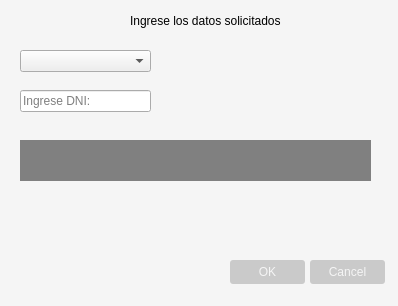
<?xml version="1.0" encoding="UTF-8"?>
<ui version="4.0">
 <class>Dialog</class>
 <widget class="QDialog" name="Dialog">
  <property name="geometry">
   <rect>
    <x>0</x>
    <y>0</y>
    <width>398</width>
    <height>306</height>
   </rect>
  </property>
  <property name="windowTitle">
   <string>Dialog</string>
  </property>
  <property name="styleSheet">
   <string notr="true">QDialog{
background-color:whitesmoke;
border:solid 2px black;
border-radius:4px;
}</string>
  </property>
  <widget class="QLineEdit" name="line_dni">
   <property name="geometry">
    <rect>
     <x>20</x>
     <y>90</y>
     <width>131</width>
     <height>22</height>
    </rect>
   </property>
   <property name="placeholderText">
    <string>Ingrese DNI:</string>
   </property>
  </widget>
  <widget class="QComboBox" name="cmb_Genre">
   <property name="geometry">
    <rect>
     <x>20</x>
     <y>50</y>
     <width>131</width>
     <height>22</height>
    </rect>
   </property>
   <property name="currentText">
    <string/>
   </property>
   <property name="placeholderText">
    <string>Seleccionar Género:</string>
   </property>
  </widget>
  <widget class="QPushButton" name="btn_ok">
   <property name="geometry">
    <rect>
     <x>230</x>
     <y>260</y>
     <width>75</width>
     <height>24</height>
    </rect>
   </property>
   <property name="styleSheet">
    <string notr="true">QPushButton
{
color:whitesmoke;
background-color:rgb(202, 202, 202);
border:solid 1px black;
border-radius:3px; 
border-style:hidden;
}
QPushButton:hover{
background-color:rgb(86, 229, 78);
}</string>
   </property>
   <property name="text">
    <string>OK</string>
   </property>
  </widget>
  <widget class="QPushButton" name="btn_cancel">
   <property name="geometry">
    <rect>
     <x>310</x>
     <y>260</y>
     <width>75</width>
     <height>24</height>
    </rect>
   </property>
   <property name="styleSheet">
    <string notr="true">QPushButton{
color:whitesmoke;
background-color:rgb(202, 202, 202);
border:solid 1px black;
border-radius:3px; 
border-style:hidden;
}
QPushButton:hover{
background-color:red;
}</string>
   </property>
   <property name="text">
    <string>Cancel</string>
   </property>
  </widget>
  <widget class="QLabel" name="lbl_invisible">
   <property name="geometry">
    <rect>
     <x>20</x>
     <y>140</y>
     <width>351</width>
     <height>41</height>
    </rect>
   </property>
   <property name="styleSheet">
    <string notr="true">QLabel{
background-color:grey;
color:white;
}</string>
   </property>
   <property name="text">
    <string/>
   </property>
  </widget>
  <widget class="QLabel" name="label">
   <property name="geometry">
    <rect>
     <x>130</x>
     <y>10</y>
     <width>151</width>
     <height>21</height>
    </rect>
   </property>
   <property name="text">
    <string>Ingrese los datos solicitados</string>
   </property>
  </widget>
 </widget>
 <resources/>
 <connections/>
</ui>
